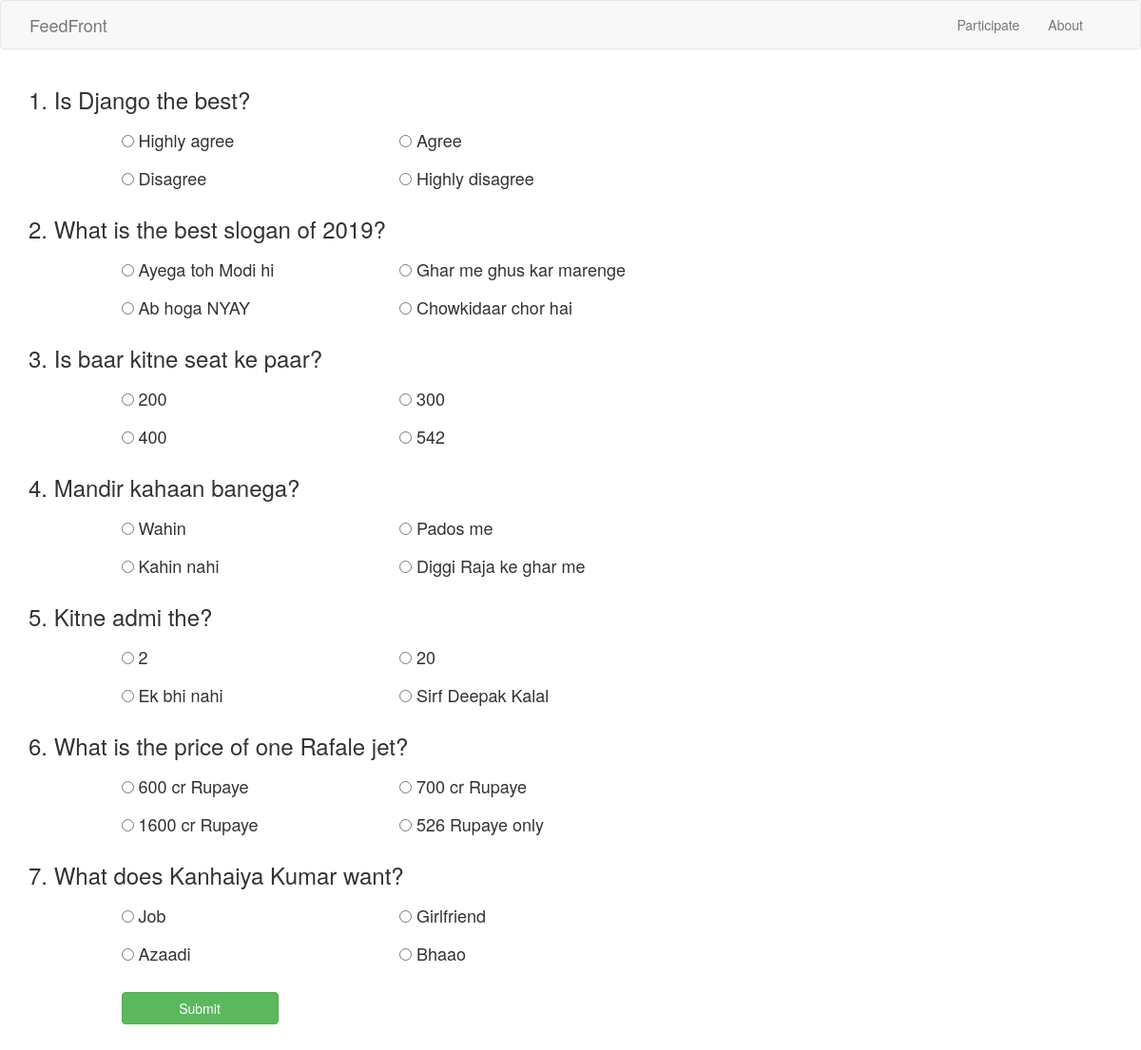
The page /feedback/ on the database its author committed.
### core/models.py (models this page shows)
class Question(models.Model):
    question = models.CharField(max_length=250)
    optiona = models.CharField(max_length=100)
    optionb = models.CharField(max_length=100)
    optionc = models.CharField(max_length=100)
    optiond = models.CharField(max_length=100)
    def __str__(self):
        return self.question

### core/views.py (the view, shortened to what this page needs)
# urls.py: path('feedback/', views.FeedbackView.as_view(), name='feedback'),
class FeedbackView(TemplateView):
    def get(self, request):
        ques = Question.objects.all()
        print("#####")
        print("Raw printing all the questions from the database as a Queryset... (it's basically a list")
        print("#####")
        print(ques)
        print("Printing all the questions with options on the console")
        print("##########")
        for que in ques:
            print(que.id)
            print(que.question)
            print(que.optiona)
            print(que.optionb)
            print(que.optionc)
            print(que.optiond)
            print("##########")
        return render(request, template_name='core/feedback.html', context={'ques': ques})

### core/templates/core/feedback.html (shortened to what this page needs)
{% extends "base.html" %}
{% block content%}
<form method="post">
  {% for que in ques %}
  <div class="row">
    <div class="col-md-10">
      <h3>{{ forloop.counter }}. {{ que.question }}</h3>
    </div>
  </div>
  <div class="row">
    <div class="col-md-1"></div>
    <div class="col-md-3">
      <h4>
      <input type="radio" name="{{ que.id }}" value="{{ que.optiona }}">
      {{ que.optiona }}
      </h4>
    </div>
    <div class="col-md-3">
      <h4>
      <input type="radio" name="{{ que.id }}" value="{{ que.optionb }}">
      {{ que.optionb }}
      </h4>
    </div>
  </div>
  <div class="row">
    <div class="col-md-1"></div>
    <div class="col-md-3">
      <h4>
      <input type="radio" name="{{ que.id }}" value="{{ que.optionc }}">
      {{ que.optionc }}
      </h4>
    </div>
    <div class="col-md-3">
      <h4>
      <input class="form_control" type="radio" name="{{ que.id }}" value="{{ que.optiond }}">
      {{ que.optiond }}
      </h4>
    </div>
  </div>
  {% endfor %}
  <br>
  <div class="row">
    <div class="col-md-1">
    </div>
    <div class="col-xs-2">
      <button type="submit" class="btn btn-block btn-success btn-md">Submit</button>
    </div>
  </div>
</form>
{% endblock %}

### static/mystyle.css (style rules this page uses)
html { position: relative; min-height: 100%; }
body { margin-bottom: 50px; }

### rows shown on the page
Question: question "Is Django the best?", optiona "Highly agree", optionb "Agree", optionc "Disagree", optiond "Highly disagree"
Question: question "What is the best slogan of 2019?", optiona "Ayega toh Modi hi", optionb "Ghar me ghus kar marenge", optionc "Ab hoga NYAY", optiond "Chowkidaar chor hai"
Question: question "Is baar kitne seat ke paar?", optiona "200", optionb "300", optionc "400", optiond "542"
Question: question "Mandir kahaan banega?", optiona "Wahin", optionb "Pados me", optionc "Kahin nahi", optiond "Diggi Raja ke ghar me"
Question: question "Kitne admi the?", optiona "2", optionb "20", optionc "Ek bhi nahi", optiond "Sirf Deepak Kalal"
Question: question "What is the price of one Rafale jet?", optiona "600 cr Rupaye", optionb "700 cr Rupaye", optionc "1600 cr Rupaye", optiond "526 Rupaye only"
Question: question "What does Kanhaiya Kumar want?", optiona "Job", optionb "Girlfriend", optionc "Azaadi", optiond "Bhaao"
